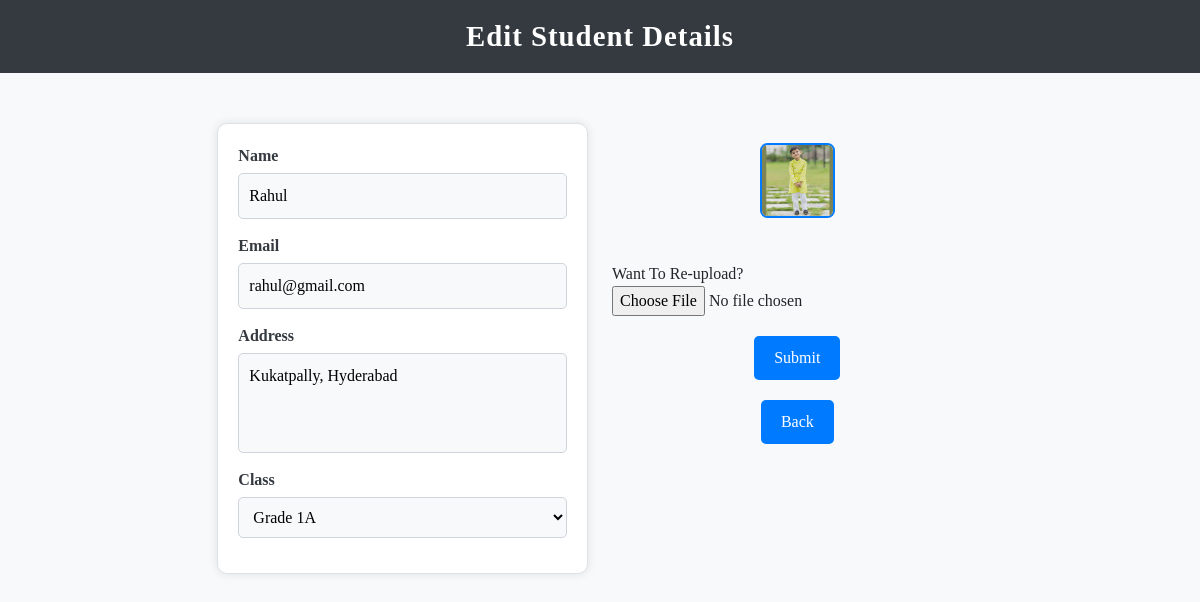
The page /edit.php?id=3 on the database its author committed.
### tables this page shows
CREATE TABLE `student` (
  `id` int(11) NOT NULL,
  `name` varchar(255) NOT NULL,
  `email` varchar(255) NOT NULL,
  `address` text NOT NULL,
  `created_at` timestamp NOT NULL DEFAULT current_timestamp(),
  `class_id` int(11) NOT NULL,
  `image` varchar(255) NOT NULL
);

### edit.php (the view, shortened to what this page needs)
<?php
    include_once("db.php");
?>
<html>
    <head>
        <link href="https://cdn.jsdelivr.net/npm/bootstrap@5.3.0-alpha2/dist/css/bootstrap.min.css" rel="stylesheet">
        <link rel="stylesheet" href="css/edit.css">
    </head>
    <body>
        <header>
            <center>Edit Student Details</center>
        </header>
        <section>
            <div class="row">
            <div class="col col-md-2"></div>
            <?php
                    $id=$_GET['id'];
                    $sql="select s.name,s.email, c.class_id, s.address, s.image, c.name as class_name, s.created_at from student s join classes c on s.class_id=c.class_id where s.id='$id'";
                    $run=mysqli_query($con,$sql);
                    $row=mysqli_fetch_assoc($run);
            ?>
                <div class="col col-md-4">
                    <form action="" method="post" enctype="multipart/form-data" onsubmit="return validation()">
                        <label for="name">Name</label>
                        <input type="text" id="name" name="s_name" placeholder="Enter Student Name" value="<?php echo $row['name']; ?>"><br>
                        <label for="email">Email</label>
                        <input type="email" placeholder="Enter Student Email" name="s_email" id="email" value="<?php echo $row['email']  ?>"><br>
                        <label for="address">Address</label>
                        <textarea  placeholder="Enter Student Address" id="address" name="s_address"><?php echo $row['address']  ?></textarea><br>
                        <label for="class_id">Class</label>
                        <select name="s_class" id="class_id">
                            <?php
                                $sql="select * from classes";
                                $run=mysqli_query($con,$sql);
                                while($row1=mysqli_fetch_assoc($run)){
                                    $selected=($row1['class_id']==$row['class_id'])?"selected":"";
                                    ?> <option value="<?php echo $row['class_id'];?>" <?php echo $selected;?> ><?php echo $row1['name']; ?></option>  <?php
                                }
                            ?>
                        </select><br>
                </div>
                <div class="col col-md-4"><img src="upload/<?php echo $row['image']; ?>" alt=""  height=75 width=75><br>
                <label for="image">Want To Re-upload?</label>
                    <input type="file" name="s_image" id="image" accept=".jpg,.png"><br>
                    <button type="submit" name="s_entry">Submit</button>
                    <button type="button" onclick="window.location.href='index.php'">Back</button>
                </div>
                <div class="col col-md-2"></div>
            </div>
        </section>
    </body>
</html>

### css/edit.css (style rules this page uses)
body { font-family: 'Garamond'; background-color: #f8f9fa; margin: 0; padding: 0; }
header { background-color: #343a40; color: white; padding: 15px 0; text-align: center; font-size: 1.8rem; font-weight: bold; letter-spacing: 1px; }
section { margin-top: 30px; padding: 20px; }
form { padding: 20px; background-color: #ffffff; border: 1px solid #dee2e6; border-radius: 10px; box-shadow: 0px 0px 10px rgba(0, 0, 0, 0.1); }
form label { font-size: 1rem; font-weight: 600; color: #343a40; display: block; margin-bottom: 5px; }
form input[type="text"], form input[type="email"], form textarea, form select { width: 100%; padding: 10px; margin-bottom: 15px; border: 1px solid #ced4da; border-radius: 5px; font-size: 1rem; background-color: #f8f9fa; }
form textarea { resize: none; height: 100px; }
img { display: block; margin: 20px auto; border: 2px solid #007bff; border-radius: 10%; }
.row { margin-bottom: 15px; }
.row div { margin-bottom: 10px; }
select { background-color: #ffffff; font-size: 1rem; }
button { display: block; margin: 20px auto; padding: 10px 20px; font-size: 16px; color: #fff; background-color: #007bff; border: none; border-radius: 5px; transition: background-color 0.3s ease, transform 0.3s ease; cursor: pointer; }

### rows shown on the page
student: s_name "Rahul", s_email "rahul@gmail.com", s_address "Kukatpally, Hyderabad", image (picture)

### other values the page prints
form field s_class "Grade 1A"
